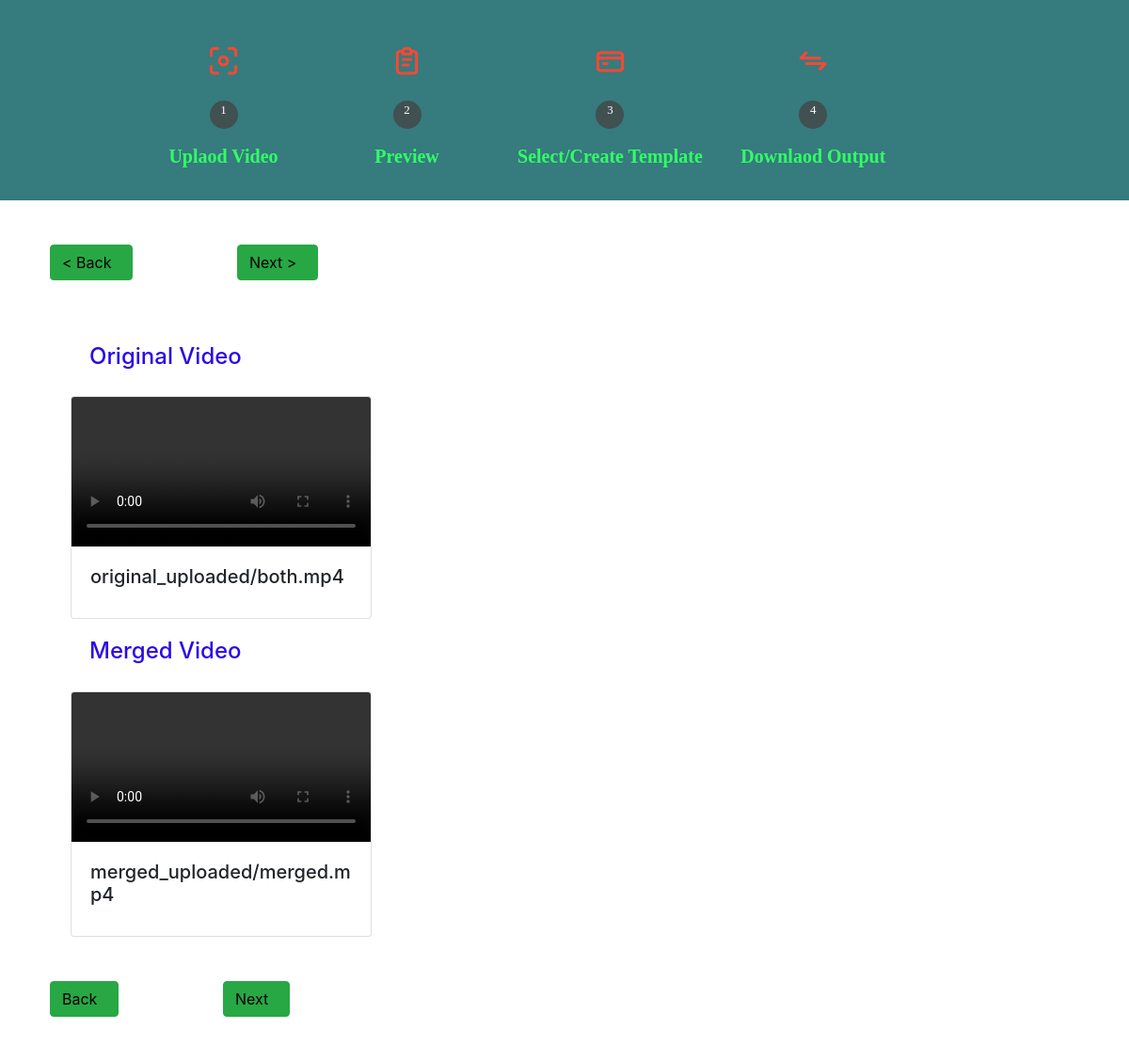
The app's page /preview, older data.
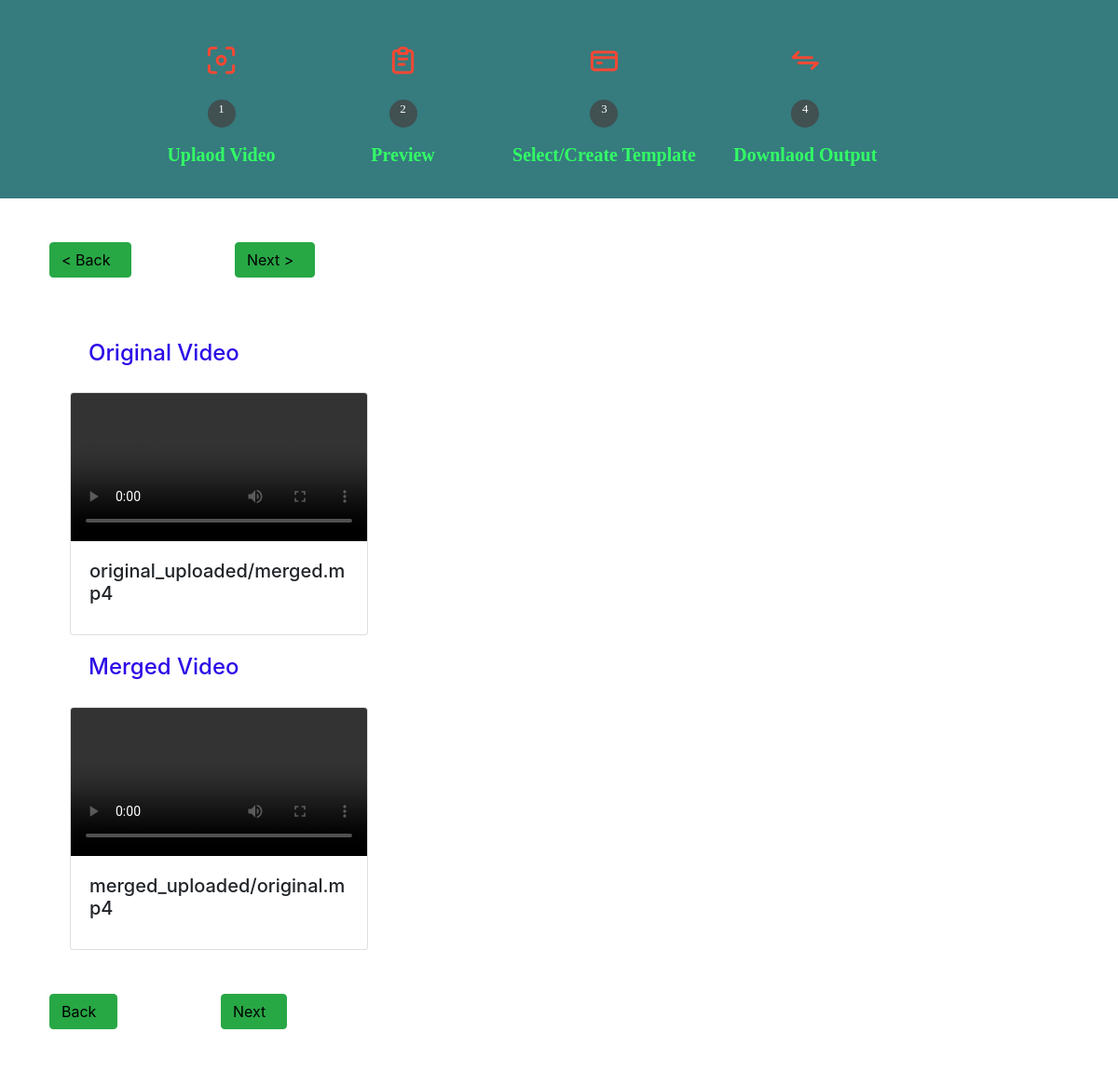
The same page, newer data.
### merger_tools/models.py (models this page shows)
class O_Video(models.Model):
    original_video = models.FileField(upload_to='original_uploaded',null=True,
        validators=[FileExtensionValidator(allowed_extensions=['MOV','avi','mp4','webm','mkv'])])

class M_Video(models.Model):
    merged_video = models.FileField(upload_to='merged_uploaded',null=True,
        validators=[FileExtensionValidator(allowed_extensions=['MOV','avi','mp4','webm','mkv'])])
    date_uploaded = models.DateTimeField(auto_now_add=True, null=True)

### merger_tools/views.py (the view)
# urls.py: path('preview', views.preview, name='preview'),
def preview(request):
    o_video = O_Video.objects.all()
    m_video = M_Video.objects.all()
    context={'o_video':o_video, 'm_video':m_video}
    return render(request, 'merger_tools/preview.html', context)

### merger_tools/templates/merger_tools/preview.html (shortened to what this page needs)
{% include 'merger_tools/bar.html' %}
{% load static %}
    <div class="sec">
      <div class="btn">
        <button class="btn btn-success"><a href="{% url 'index' %}"> < Back</a></button>
      </div>
      <div class="btn">
        <button class="btn btn-success"><a href="{% url 'templates' %}">Next ></a></button>
      </div>
        <div class="container">
          <h4>Original Video</h4>
          <div class="row align-items-center">
            {% for v in o_video %}
              <form action="" method="POST">
                <div class="col-6">
                  <div class="card">
                    <video src="{{v.original_video.url}}" style="display: block;" class="card-img-top" controls></video>
                    <div class="card-body">
                      <h5 class="card-title">{{v.original_video}}</h5>
                    </div>
                  </div>
                </div>
              </form>
            {% endfor %}
          </div>
        </div>
        <div class="container ">
          <h4>Merged Video</h4>
          <div class="row align-items-center">
            {% for v in m_video %}
              <form action="" method="POST">
                <div class="col-6">
                  <div class="card">
                    <video src="{{v.merged_video.url}}" style="display: block;" class="card-img-top" controls></video>
                    <div class="card-body">
                      <h5 class="card-title">{{v.merged_video}}</h5>
                    </div>
                  </div>
                </div>
              </form>
            {% endfor %}
          </div>
        </div>
    </div>
    <div class="btn">
      <button class="btn btn-success"><a href="{% url 'preview' %}">Back</a></button>
    </div>
    <div class="btn">
      <button class="btn btn-success"><a href="{% url 'templates' %}">Next</a></button>
    </div>
</body>
</html>

Row changes from the older to the newer data that the page shows:
removed O_Video: original_video "original_uploaded/both.mp4"
removed M_Video: merged_video "merged_uploaded/merged.mp4"
added O_Video: original_video "original_uploaded/merged.mp4"
added M_Video: merged_video "merged_uploaded/original.mp4"
